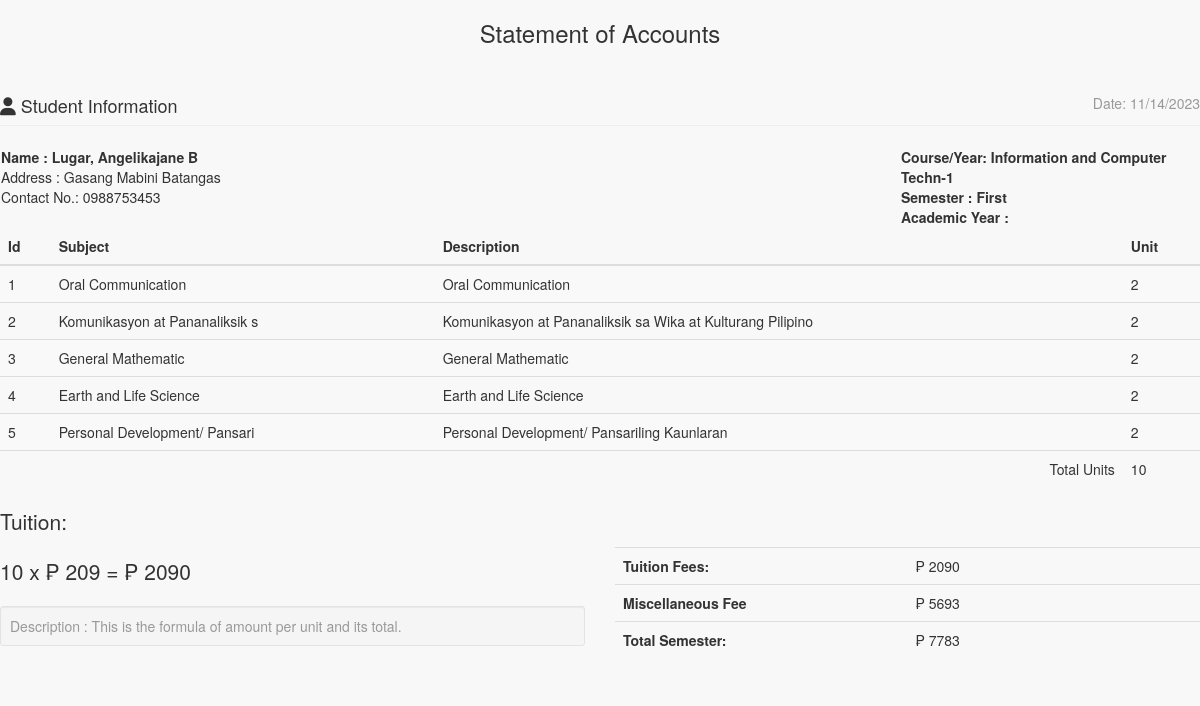
The app's page /statementaccnt.php (signed in) with its own data.
### tables this page shows
CREATE TABLE `course` (
  `COURSE_ID` int(11) NOT NULL,
  `COURSE_NAME` varchar(30) NOT NULL,
  `COURSE_LEVEL` varchar(50) NOT NULL DEFAULT '1',
  `COURSE_MAJOR` varchar(30) NOT NULL DEFAULT 'None',
  `COURSE_DESC` varchar(255) NOT NULL,
  `DEPT_ID` int(11) NOT NULL,
  `SETSEMESTER` varchar(90) NOT NULL
);

CREATE TABLE `subject` (
  `SUBJ_ID` int(11) NOT NULL,
  `SUBJ_CODE` varchar(30) NOT NULL,
  `SUBJ_DESCRIPTION` varchar(255) NOT NULL,
  `UNIT` int(2) NOT NULL,
  `PRE_REQUISITE` varchar(30) NOT NULL DEFAULT 'None',
  `COURSE_ID` int(11) NOT NULL,
  `AY` varchar(30) NOT NULL,
  `SEMESTER` varchar(20) NOT NULL,
  `PreTaken` tinyint(1) NOT NULL
);

### include/database.php (called while the page is built, shortened)
<?php
class Database {
	var $sql_string = '';
	public $conn;
	public function open_connection() {
		$this->conn = mysqli_connect(server,user,pass);
		if(!$this->conn){
			echo "Problem in database connection! Contact administrator!";
			exit();
		}else{
			$db_select = mysqli_select_db($this->conn,database_name);
		}
	}
	function setQuery($sql='') {
		$this->sql_string=$sql;
	}
	function executeQuery() {
		$result = mysqli_query($this->conn,$this->sql_string);
		return $result;
	}
	private function confirm_query($result) {
		return $result;
	}
	function loadResultList( $key='' ) {
		$cur = $this->executeQuery();
		$array = array();
		while ($row = mysqli_fetch_object($cur)) {
			if ($key) {
				$array[$row->$key] = $row;
			} else {
				$array[] = $row;
			}
		}
		return $array;
	}
	function loadSingleResult() {
		$cur = $this->executeQuery();
		while ($row = mysqli_fetch_object($cur)) {
		return $data = $row;
		}
	}
}
$mydb = new Database();
?>

### include/courses.php (called while the page is built, shortened)
<?php
require_once(LIB_PATH.DS.'database.php');
class Course {
	protected static  $tblname = "course";
	function single_course($id=""){
			global $mydb;
			$mydb->setQuery("SELECT * FROM ".self::$tblname."
				Where COURSE_ID= '{$id}' LIMIT 1");
			$cur = $mydb->loadSingleResult();
			return $cur;
	}
}
?>

### statementaccnt.php (the view, shortened to what this page needs)
<?php
require_once("include/initialize.php");
?>
<!DOCTYPE html>
<html>
<head>
  <link href="<?php echo web_root; ?>admin/css/bootstrap.min.css" rel="stylesheet">
    <link href="<?php echo web_root; ?>admin/css/metisMenu.min.css" rel="stylesheet">
    <link href="<?php echo web_root; ?>admin/css/timeline.css" rel="stylesheet">
    <link href="<?php echo web_root; ?>admin/css/sb-admin-2.css" rel="stylesheet">
   <link href="<?php echo web_root; ?>admin/css/morris.css" rel="stylesheet">
    <link href="<?php echo web_root; ?>admin/font/css/font-awesome.min.css" rel="stylesheet" type="text/css">
  <link href="<?php echo web_root; ?>admin/font/font-awesome.min.css" rel="stylesheet" type="text/css">
    <link href="<?php echo web_root; ?>admin/css/dataTables.bootstrap.css" rel="stylesheet">
<link href="<?php echo web_root; ?>css/bootstrap-datetimepicker.min.css" rel="stylesheet" media="screen">
 <link href="<?php echo web_root; ?>css/datepicker.css" rel="stylesheet" media="screen">
 <link href="<?php echo web_root; ?>admin/css/costum.css" rel="stylesheet">
</head>
<body onload="window.print()">
<div class="wrapper">
    <section class="invoice">
      <div class="row">
        <h3 align="center">Statement of Accounts</h3>
      </div>
      <div class="row">
        <div class="col-xs-12">
          <h4 class="page-header">
            <i class="fa fa-user"></i> Student Information
            <small class="pull-right">Date: <?php echo date('m/d/Y'); ?></small>
          </h4>
        </div>
      </div>
      <table>
        <tr>
          <td width="75%" colspan="2" >
            <address>
            <b>Name : <?php echo $_SESSION['LNAME']. ', ' .$_SESSION['FNAME'] .' ' .$_SESSION['MI'];?></b><br>
            Address : <?php echo $_SESSION['PADDRESS'];?><br>
            Contact No.: <?php echo $_SESSION['CONTACT'];?><br>
          </address>
          </td>
          <td >
             <b>Course/Year:  <?php
            $course = New Course();
            $singlecourse = $course->single_course($_SESSION['COURSEID']);
            echo $_SESSION['COURSE_YEAR'] = $singlecourse->COURSE_NAME.'-'.$singlecourse->COURSE_LEVEL;
            ?></b><br>
          <b>Semester : <?php echo $_SESSION['SEMESTER']; ?></b> <br/>
          <b>Academic Year : <?php echo $_SESSION['SY']; ?></b>
          </td>
        </tr>
      </table>
<?php
  if (isset($_SESSION['gvCart'])){
?>
<div class="row">
  <div class="col-xs-12 table-responsive">
    <table class="table table-striped">
      <thead>
      <tr>
        <th>Id</th>
        <th>Subject</th>
        <th>Description</th>
        <th>Unit</th>
      </tr>
      </thead>
      <tbody>
      <?php
        $totunit = '';
          if (isset($_SESSION['gvCart'])){
             $count_cart = count($_SESSION['gvCart']);
                for ($i=0; $i < $count_cart  ; $i++) {
                    $query = "SELECT * FROM `subject` s, `course` c WHERE s.COURSE_ID=c.COURSE_ID AND SUBJ_ID=" . $_SESSION['gvCart'][$i]['subjectid'];
                     $mydb->setQuery($query);
                     $cur = $mydb->loadResultList();
                      foreach ($cur as $result) {
                         echo '<tr>';
                          echo '<td>' . $result->SUBJ_ID.'</a></td>';
                          echo '<td>'. $result->SUBJ_CODE.'</td>';
                          echo '<td>'. $result->SUBJ_DESCRIPTION.'</td>';
                          echo '<td>' . $result->UNIT.'</a></td>';
                          echo '</tr>';
                          $totunit +=  $result->UNIT;
                      }
                }
              }
          ?>
      </tbody>
     </table>
<?php
}else{
?>
    <table class="table table-striped">
      <thead>
      <tr>
        <th>Id</th>
        <th>Subject</th>
        <th>Description</th>
        <th>Unit</th>
      </tr>
      </thead>
      <tbody>
      <?php
       $totunit = 0;
      $mydb->setQuery("SELECT * FROM `subject` s, `course` c
        WHERE s.COURSE_ID=c.COURSE_ID AND s.COURSE_ID=".$_SESSION['COURSEID']." AND SEMESTER='".$_SESSION['SEMESTER']."'");
      $cur = $mydb->loadResultList();
      foreach ($cur as $result) {
        echo '<tr>';
        echo '<td>'.$result->SUBJ_ID.'</td>';
        echo '<td>'.$result->SUBJ_CODE.'</td>';
        echo '<td>'.$result->SUBJ_DESCRIPTION.'</td>';
        echo '<td>'.$result->UNIT.'</td>';
        echo '</tr>';
        $totunit +=  $result->UNIT;
      }
      ?>
      <tr>
      <td colspan="3" align="right" >Total Units</td>
      <td><?php echo $totunit;?></td>
      </tr>
      </tbody>
    </table>
<?php
}
?>
   <div class="row">
        <div class="col-xs-6">
          <p class="lead">Tuition:</p>
        <p class="lead">
          <?php
          $totunit = $totunit <= 0 ? 0 : $totunit;
           $perunit = 209;
           $entrancefee = 5693;
           $subtot = $totunit * $perunit;
           $totsem = $entrancefee + $subtot;
           echo $totunit .' x  &#8369 ' . $perunit . ' =  &#8369 ' . $subtot ;
           ?>
          </p>
          <p class="text-muted well well-sm no-shadow" style="margin-top: 10px;">
           Description : This is the formula of amount per unit and its total.
          </p>
        </div>
        <div class="col-xs-6">
         <br/>
         <br/>
            <table class="table">
              <tr>
                <th style="width:50%">Tuition Fees:</th>
                <td> &#8369 <?php echo  $subtot; ?></td>
              </tr>
              <tr>
                <th>Miscellaneous Fee</th>
                <td> &#8369 <?php echo  $entrancefee  ; ?></td>
              </tr>
              <tr>
                <th>Total Semester:</th>
                <td> &#8369 <?php echo  $totsem; ?>
                </td>
              </tr>
            </table>
          </div>
      </div>
    </section>
    </div>
 </body>
 </html>

### admin/css/sb-admin-2.css (style rules this page uses)
body { background-color: #f8f8f8; }

### records on screen
course: COURSE_NAME+COURSE_LEVEL "Information and Computer Techn-1"
subject: SUBJ_ID "1", SUBJ_CODE "Oral Communication", SUBJ_DESCRIPTION "Oral Communication", UNIT "2"
subject: SUBJ_ID "2", SUBJ_CODE "Komunikasyon at Pananaliksik s", SUBJ_DESCRIPTION "Komunikasyon at Pananaliksik sa Wika at Kulturang Pilipino", UNIT "2"
subject: SUBJ_ID "3", SUBJ_CODE "General Mathematic", SUBJ_DESCRIPTION "General Mathematic", UNIT "2"
subject: SUBJ_ID "4", SUBJ_CODE "Earth and Life Science", SUBJ_DESCRIPTION "Earth and Life Science", UNIT "2"
subject: SUBJ_ID "5", SUBJ_CODE "Personal Development/ Pansari", SUBJ_DESCRIPTION "Personal Development/ Pansariling Kaunlaran", UNIT "2"

### other values on screen
$_SESSION['LNAME'] "Lugar"
$_SESSION['FNAME'] "Angelikajane"
$_SESSION['MI'] "B"
$_SESSION['PADDRESS'] "Gasang Mabini Batangas"
$_SESSION['CONTACT'] "0988753453"
$_SESSION['SEMESTER'] "First"
$totunit "10"
$perunit "209"
$subtot "2090"
$entrancefee "5693"
$totsem "7783"
